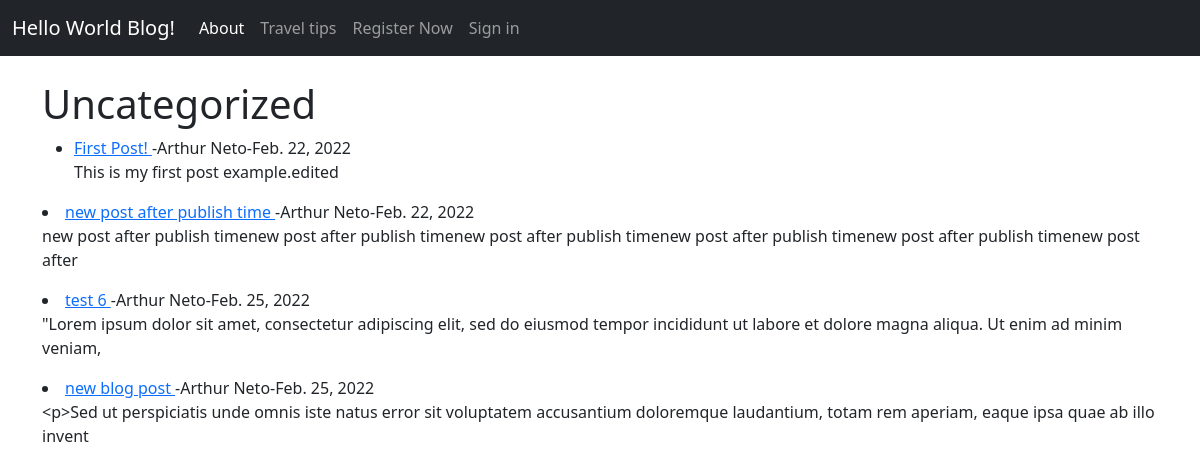
The page /category/uncategorized/ on the database its author committed.
### world/models.py (models this page shows, shortened)
class Post(models.Model):
    title = models.CharField(max_length=255)
    title_tag = models.CharField(max_length=255)
    author = models.ForeignKey(User, on_delete=models.CASCADE)
    likes = models.ManyToManyField(User, related_name='post_blog')
    category = models.CharField(max_length=255, default='uncategorized')
    body = RichTextField(blank=True, null=True)
    publish_date =  models.DateField(auto_now_add=True)

### world/views.py (the view)
# urls.py: path('category/<str:caty>/', CreateCategoryView, name='category'),
def CreateCategoryView(request, caty):
    category_posts =  Post.objects.filter(category=caty.replace('-',' '))
    return render(request,'category.html', {'caty':caty.title().replace('-',' '), 'category_posts':category_posts})

### world/templates/category.html (shortened to what this page needs)
{% extends 'base.html' %}
{% block content %}
{% if category_posts %}
        <h1>{{ caty }}</h1>
        <ul>
            {% for post in category_posts %}
            <li><a href="{% url 'details-article' post.pk %}">
                {{ post.title }} </a>
                -{{ post.author.first_name }} {{ post.author.last_name }}-{{ post.publish_date }}
                </small><br/>
                {{ post.body|slice:":150"|linebreaks  }}
            </li>
        </ul>
{% endfor %}
{% else %}
 <h2> Page doesnt exist </h2>
{% endif %}
{% endblock %}

### rows shown on the page
Post: title "First Post!", author.first_name "Arthur", author.last_name "Neto", publish_date "Feb. 22, 2022", body "This is my first post example.edited"
Post: title "new post after publish time", author.first_name "Arthur", author.last_name "Neto", publish_date "Feb. 22, 2022", body "new post after publish timenew post after publish timenew post after publish timenew post after publish timenew post after publish timenew post after"
Post: title "test 6", author.first_name "Arthur", author.last_name "Neto", publish_date "Feb. 25, 2022", body "\"Lorem ipsum dolor sit amet, consectetur adipiscing elit, sed do eiusmod tempor incididunt ut labore et dolore magna aliqua. Ut enim ad minim veniam,"
Post: title "new blog post", author.first_name "Arthur", author.last_name "Neto", publish_date "Feb. 25, 2022", body "<p>Sed ut perspiciatis unde omnis iste natus error sit voluptatem accusantium doloremque laudantium, totam rem aperiam, eaque ipsa quae ab illo invent"

### other values the page prints
{{ caty }} "Uncategorized"
